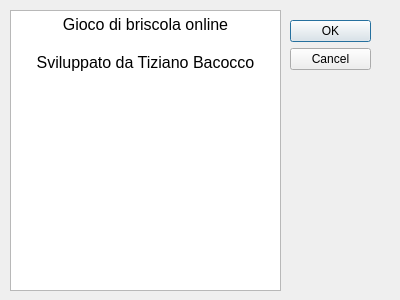
<?xml version="1.0" encoding="UTF-8"?>
<ui version="4.0">
 <class>Dialog</class>
 <widget class="QDialog" name="Dialog">
  <property name="geometry">
   <rect>
    <x>0</x>
    <y>0</y>
    <width>400</width>
    <height>300</height>
   </rect>
  </property>
  <property name="windowTitle">
   <string>Dialog</string>
  </property>
  <property name="modal">
   <bool>true</bool>
  </property>
  <widget class="QDialogButtonBox" name="buttonBox">
   <property name="geometry">
    <rect>
     <x>290</x>
     <y>20</y>
     <width>81</width>
     <height>241</height>
    </rect>
   </property>
   <property name="orientation">
    <enum>Qt::Vertical</enum>
   </property>
   <property name="standardButtons">
    <set>QDialogButtonBox::Cancel|QDialogButtonBox::Ok</set>
   </property>
  </widget>
  <widget class="QTextEdit" name="textEdit">
   <property name="geometry">
    <rect>
     <x>10</x>
     <y>10</y>
     <width>271</width>
     <height>281</height>
    </rect>
   </property>
   <property name="readOnly">
    <bool>true</bool>
   </property>
   <property name="html">
    <string>&lt;!DOCTYPE HTML PUBLIC &quot;-//W3C//DTD HTML 4.0//EN&quot; &quot;http://www.w3.org/TR/REC-html40/strict.dtd&quot;&gt;
&lt;html&gt;&lt;head&gt;&lt;meta name=&quot;qrichtext&quot; content=&quot;1&quot; /&gt;&lt;style type=&quot;text/css&quot;&gt;
p, li { white-space: pre-wrap; }
&lt;/style&gt;&lt;/head&gt;&lt;body style=&quot; font-family:'Sazanami Mincho'; font-size:9pt; font-weight:400; font-style:normal;&quot;&gt;
&lt;p align=&quot;center&quot; style=&quot; margin-top:0px; margin-bottom:0px; margin-left:0px; margin-right:0px; -qt-block-indent:0; text-indent:0px;&quot;&gt;&lt;span style=&quot; font-size:12pt;&quot;&gt;Gioco di briscola online&lt;/span&gt;&lt;/p&gt;
&lt;p align=&quot;center&quot; style=&quot;-qt-paragraph-type:empty; margin-top:0px; margin-bottom:0px; margin-left:0px; margin-right:0px; -qt-block-indent:0; text-indent:0px; font-size:12pt;&quot;&gt;&lt;/p&gt;
&lt;p align=&quot;center&quot; style=&quot; margin-top:0px; margin-bottom:0px; margin-left:0px; margin-right:0px; -qt-block-indent:0; text-indent:0px;&quot;&gt;&lt;span style=&quot; font-size:12pt;&quot;&gt;Sviluppato da Tiziano Bacocco&lt;/span&gt;&lt;/p&gt;
&lt;p style=&quot;-qt-paragraph-type:empty; margin-top:0px; margin-bottom:0px; margin-left:0px; margin-right:0px; -qt-block-indent:0; text-indent:0px; font-size:12pt;&quot;&gt;&lt;/p&gt;&lt;/body&gt;&lt;/html&gt;</string>
   </property>
  </widget>
 </widget>
 <resources/>
 <connections>
  <connection>
   <sender>buttonBox</sender>
   <signal>accepted()</signal>
   <receiver>Dialog</receiver>
   <slot>accept()</slot>
   <hints>
    <hint type="sourcelabel">
     <x>248</x>
     <y>254</y>
    </hint>
    <hint type="destinationlabel">
     <x>157</x>
     <y>274</y>
    </hint>
   </hints>
  </connection>
  <connection>
   <sender>buttonBox</sender>
   <signal>rejected()</signal>
   <receiver>Dialog</receiver>
   <slot>reject()</slot>
   <hints>
    <hint type="sourcelabel">
     <x>316</x>
     <y>260</y>
    </hint>
    <hint type="destinationlabel">
     <x>286</x>
     <y>274</y>
    </hint>
   </hints>
  </connection>
 </connections>
</ui>
